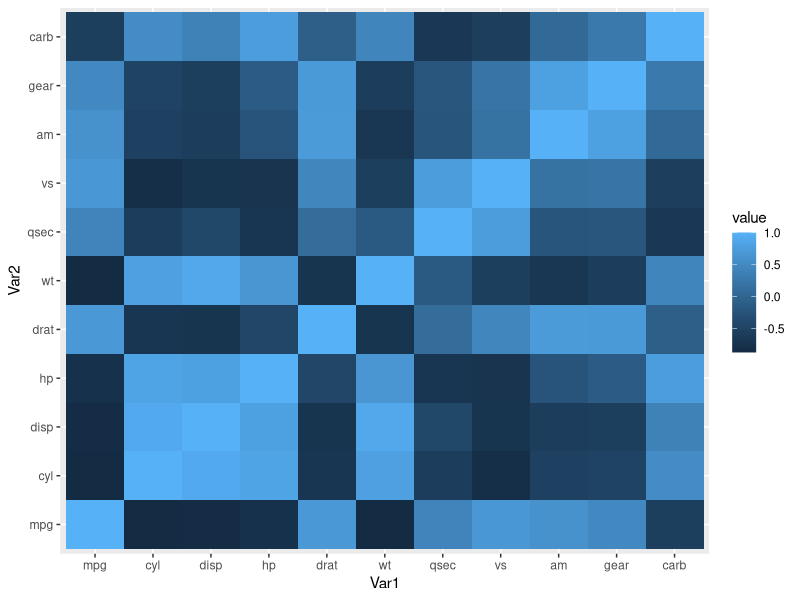

Here is the R script that generated this plot:
# NL: create a correlation matrix from mtcars using cor(), reshape it into a long format, then plot it as a heatmap tile chart
library(ggplot2)
library(reshape2)
cor_mat <- cor(mtcars)
cor_long <- melt(cor_mat)
ggplot(cor_long, aes(x = Var1, y = Var2, fill = value)) + geom_tile()
